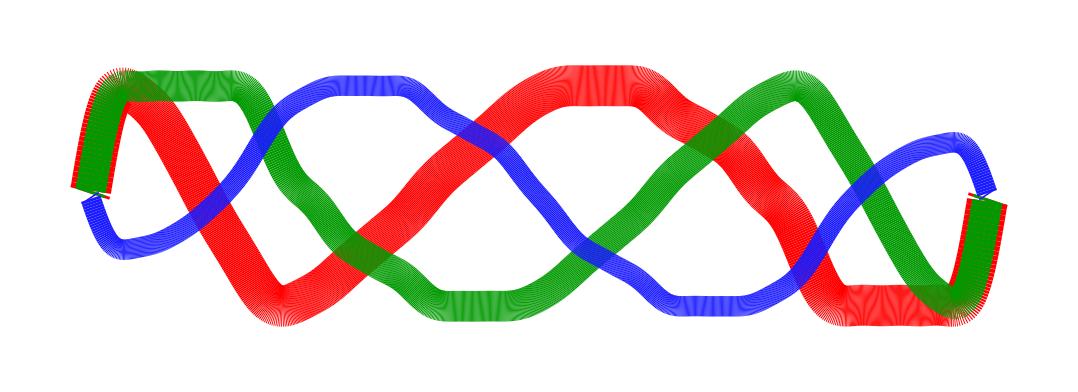
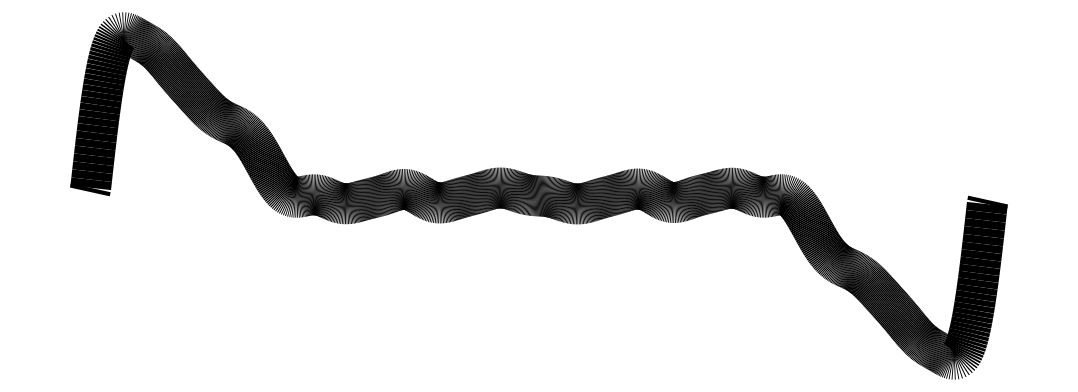
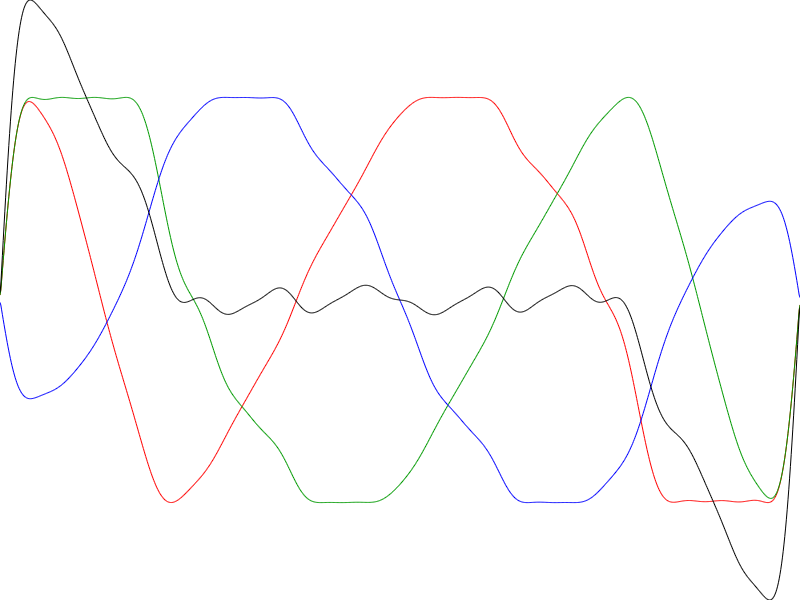

The MATLAB script that drew these images, in order:
clear all

wd = cd;
fpath = wd;

DataDir = '/opt/topspin2/data/DT/nmr';
% %DataDir = '/Users/daniel/NMRdata/AVII500/DT';
%ExpNam = 'qMASopt2'; expno = 4;
%ExpNam = 'uFA_RARE'; expno = 101;
ExpNam = 'DiffVACSY'; expno = 55;
fpath = [DataDir '/' ExpNam '/' num2str(expno)];

noptexport = 21; %number of terms in cos expansion, 1-21
d.Nt = 1000; %number of time steps

d.tE = 1;

d.q = 1;
d.zetam = acos(1/sqrt(3));
d.n = 1;

d.t = d.tE*linspace(0,1,d.Nt)';
d.dt = d.t(2)-d.t(1);

OptDat.Pin{21} = [5.2379e+00
   8.4677e+00
   7.0737e+00
   2.7426e-01
   1.6133e-01
   7.0668e-02
   3.4026e-02
   2.2751e-02
   2.3259e-02
   1.1676e-02
   9.2002e-03
   3.9455e-03
   2.0137e-03
   5.0465e-03
   3.6548e-03
   1.8225e-03
   8.1308e-04
   7.5379e-04
   1.0564e-03
   9.1826e-04
   4.7785e-05
   3.9031e-04
   1.3805e-04]'; %20, 27.8
OptDat.C{21} = 27.77/1000;
OptDat.Pin{20} = [5.2373e+00
   8.4678e+00
   7.0735e+00
   2.7424e-01
   1.6132e-01
   7.0484e-02
   3.3893e-02
   2.2677e-02
   2.3355e-02
   1.1735e-02
   9.1599e-03
   3.9651e-03
   1.9869e-03
   5.1037e-03
   3.7430e-03
   1.9201e-03
   7.6905e-04
   7.4381e-04
   1.0398e-03
   9.7037e-04
   9.5198e-05
   3.9969e-04]'; %19, 27.8
OptDat.C{20} = 27.77/1000;
OptDat.Pin{19} = [5.2353e+00
   8.4694e+00
   7.0703e+00
   2.7469e-01
   1.6193e-01
   7.0767e-02
   3.3266e-02
   2.2606e-02
   2.2951e-02
   1.2125e-02
   9.0037e-03
   3.6811e-03
   2.0978e-03
   4.9030e-03
   3.8877e-03
   1.9409e-03
   6.0821e-04
   6.1521e-04
   1.0807e-03
   9.2408e-04
   1.7800e-04]'; %18, 27.6
OptDat.C{19} = 27.6/1000;
OptDat.Pin{18} = [5.2360e+00
   8.4688e+00
   7.0704e+00
   2.7489e-01
   1.6222e-01
   7.1384e-02
   3.3069e-02
   2.2236e-02
   2.2691e-02
   1.2172e-02
   8.9856e-03
   3.5046e-03
   1.6320e-03
   5.0469e-03
   3.6804e-03
   1.9135e-03
   4.5715e-04
   4.7926e-04
   9.4316e-04
   1.0253e-03]'; %17, 27.6
OptDat.C{18} = 27.56/1000;
OptDat.Pin{17} = [5.2305e+00
   8.4737e+00
   7.0612e+00
   2.7521e-01
   1.6265e-01
   7.1544e-02
   3.2849e-02
   2.2905e-02
   2.1691e-02
   1.1734e-02
   9.2350e-03
   3.5961e-03
   2.1339e-03
   4.8607e-03
   3.5498e-03
   1.6839e-03
   3.9677e-04
   5.1834e-04
   1.2885e-03]'; %16, 27.3
OptDat.C{17} = 27.3/1000;
OptDat.Pin{16} = [5.2324e+00
   8.4712e+00
   7.0660e+00
   2.7587e-01
   1.6173e-01
   7.1735e-02
   3.3287e-02
   2.2757e-02
   2.0473e-02
   1.1643e-02
   8.3681e-03
   3.7837e-03
   1.7832e-03
   4.4313e-03
   2.8218e-03
   1.4962e-03
   4.6735e-04
   8.7021e-04]'; %15, 26.9
OptDat.C{16} = 26.9/1000;
OptDat.Pin{15} = [5.2308e+00
   8.4734e+00
   7.0618e+00
   2.7600e-01
   1.6105e-01
   7.2788e-02
   3.2508e-02
   2.2427e-02
   2.0514e-02
   1.1435e-02
   8.5087e-03
   3.7167e-03
   1.8034e-03
   4.1866e-03
   2.5490e-03
   1.7086e-03
   5.7349e-04]'; %14, 26.8
OptDat.C{15} = 26.8/1000;
OptDat.Pin{14} = [5.2278e+00
   8.4757e+00
   7.0567e+00
   2.7815e-01
   1.6302e-01
   7.2737e-02
   3.1678e-02
   2.2190e-02
   1.9680e-02
   1.0928e-02
   7.7427e-03
   2.7536e-03
   1.1218e-03
   3.7854e-03
   2.1485e-03
   1.1791e-03]'; %13, 26.7
OptDat.C{14} = 26.7/1000;
OptDat.Pin{13} = [5.2406e+00
   8.4649e+00
   7.0796e+00
   2.8175e-01
   1.6126e-01
   7.1031e-02
   3.1534e-02
   2.0129e-02
   2.0357e-02
   1.0878e-02
   7.2446e-03
   1.6984e-03
   6.9696e-04
   4.3223e-03
   2.4292e-03]'; %12, 26.7
OptDat.C{13} = 26.7/1000;
OptDat.Pin{12} = [5.2300e+00
   8.4735e+00
   7.0606e+00
   2.8171e-01
   1.6443e-01
   7.0894e-02
   3.0532e-02
   2.0142e-02
   2.0148e-02
   8.6315e-03
   5.4800e-03
   1.5009e-03
   1.0979e-03
   3.9612e-03]'; %11, 26.4
OptDat.C{12} = 26.4/1000;
OptDat.Pin{11} = [5.2120e+00
   8.4874e+00
   7.0300e+00
   2.8257e-01
   1.6649e-01
   6.5462e-02
   3.1271e-02
   2.4244e-02
   1.7856e-02
   5.1028e-03
   5.3748e-03
   2.5994e-03
   2.3175e-03]'; %10, 26.2
OptDat.C{11} = 26.2/1000;
OptDat.Pin{10} = [5.2063e+00
   8.4913e+00
   7.0211e+00
   2.8402e-01
   1.6689e-01
   6.8836e-02
   2.9798e-02
   2.2664e-02
   1.5068e-02
   5.9755e-03
   4.7838e-03
   1.6639e-03]'; %9, 25.7
OptDat.C{10} = 25.7/1000;
OptDat.Pin{9} = [5.1977e+00
   8.4978e+00
   7.0074e+00
   2.8409e-01
   1.6755e-01
   7.1641e-02
   2.7618e-02
   2.2720e-02
   1.5443e-02
   6.9098e-03
   4.8846e-03]'; %8, 25.4
OptDat.C{9} = 25.42/1000;
OptDat.Pin{8} = [5.1660e+00
   8.5179e+00
   6.9553e+00
   2.8469e-01
   1.7999e-01
   6.6429e-02
   2.5499e-02
   2.1691e-02
   1.4758e-02
   5.9106e-03]'; %7, 25.5
OptDat.C{8} = 25.46/1000;
OptDat.Pin{7} = [5.2035e+00
   8.4924e+00
   7.0185e+00
   2.9540e-01
   1.7274e-01
   5.7517e-02
   2.3512e-02
   1.8395e-02
   1.4822e-02]'; %6, 25.5
OptDat.C{7} = 25.46/1000;
OptDat.Pin{6} = [5.1926e+00
   8.4982e+00
   7.0038e+00
   2.9709e-01
   1.6781e-01
   6.3047e-02
   2.4819e-02
   1.8368e-02]'; %5, 23.2
OptDat.C{6} = 23.2/1000;
OptDat.Pin{5} = [5.2559e+00
   8.4469e+00
   7.1176e+00
   3.0736e-01
   1.4987e-01
   5.2455e-02
   2.5087e-02]'; %4, 22.3
OptDat.C{5} = 22.3/1000;
OptDat.Pin{4} = [5.2109e+00
   8.4752e+00
   7.0555e+00
   3.2086e-01
   1.4212e-01
   3.5750e-02]'; %3, 20.7
OptDat.C{4} = 20.7/1000;
OptDat.Pin{3} = [5.2273e+00
   8.4748e+00
   7.0570e+00
   3.2999e-01
   1.2902e-01]'; %2, 19.4
OptDat.C{3} = 19.4/1000;
OptDat.Pin{2} = [5.2733e+00
   8.4127e+00
   7.1596e+00
   3.3535e-01]'; %1, 12.1
OptDat.C{2} = 12.1/1000;
OptDat.Pin{1} = [5.1419e+00
   8.5325e+00
   6.9152e+00]'; %0, 3.5
OptDat.C{1} = 3.5/1000;


Nopt = 21;


for nopt = 1:Nopt
    Pin = OptDat.Pin{nopt};

    psi0 = Pin(1);
    theta = Pin(2);
    phi = Pin(3);
    aF = Pin(4:length(Pin));
    aF = [1-sum(aF) aF];

    F = zeros(size(d.t));

    for na = 1:length(aF)
        F = F + aF(na)*.5*(1-cos(na*2*pi*d.t/d.tE));
    end

    F = F/max(F);

    qt = d.q*F;
    td = sum(F.^2*d.dt);
    psirate = 2*pi*d.n/td*F.^2;
    psi = psi0 + cumsum(psirate*d.dt);

    qx = qt.*sin(d.zetam).*cos(psi);
    qy = qt.*sin(d.zetam).*sin(psi);
    qz = qt.*cos(d.zetam);

    gx = gradient(qx)/d.dt;
    gy = gradient(qy)/d.dt;
    gz = gradient(qz)/d.dt;

    gxold = gx; gzold = gz;
    gx = gxold*cos(theta) + gzold*sin(theta);
    gz = gzold*cos(theta) - gxold*sin(theta);

    gxold = gx; gyold = gy;
    gx = gxold*cos(phi) - gyold*sin(phi);
    gy = gyold*cos(phi) + gxold*sin(phi);

    gxold = gx; gyold = gy; gzold = gz;
    gx = gxold; gy = -gzold; gz = gyold;

    gr = sqrt(gx.^2 + gy.^2 + gz.^2);
    gt = gradient(qt)/d.dt;

    qx = cumsum(gx*d.dt);
    qy = cumsum(gy*d.dt);
    qz = cumsum(gz*d.dt);
    qr = sqrt(qx.^2 + qy.^2 + qz.^2);

    b = sum(qr.^2*d.dt);
    maxg = max(abs([gx; gy; gz; gt]));

    OptDat.G.x{nopt} = gx/maxg;
    OptDat.G.y{nopt} = gy/maxg;
    OptDat.G.z{nopt} = gz/maxg;
    OptDat.G.r{nopt} = gt/maxg;
    
    OptDat.energy{nopt} = 1/d.Nt/3*(sum((gx/maxg).^2) + sum((gy/maxg).^2) + sum((gz/maxg).^2));
end

Cvector = zeros(Nopt,1);
for nopt = 1:Nopt
    Cvector(nopt,1) = OptDat.C{nopt};
    Evector(nopt,1) = OptDat.energy{nopt};
end

nopt = noptexport;
G.x = OptDat.G.x{nopt};
G.y = OptDat.G.y{nopt};
G.z = OptDat.G.z{nopt};
G.r = OptDat.G.r{nopt};

lw = 5;
figure(1), clf
axh1 = axes('position',[0 0 1 1])
ph1 = plot(d.t,G.x,d.t,G.y,d.t,G.z,d.t,G.r);
axis tight
axis off
set(ph1,'LineStyle','-',{'Color'},{[1 0 0];[0 .6 0];[0 0 1];[0 0 0]})

lw = 30;
figure(2), clf
axh1 = axes('position',[0 0 1 1]);
ph1 = plot(d.t,G.x,d.t,G.y,d.t,G.z);
axis tight
axis off
set(ph1,'LineStyle','-',{'Color'},{[1 0 0];[0 .6 0];[.1 .1 1]})
set(ph1(1),'LineWidth',lw)
set(ph1(2),'LineWidth',.75*lw)
set(ph1(3),'LineWidth',.5*lw)
set(axh1,'YLim',1.2*[-1 1],'XLim',[-.1 1.1])

set(gcf, 'PaperPosition', [0 0 11 4],'PaperSize', [11 4]); 
eval(['print OptiCube_GxGyGz.pdf -dpdf'])

figure(4), clf
axh1 = axes('position',[0 0 1 1]);
ph1 = plot(d.t,G.r);
axis tight
axis off
set(ph1,'LineStyle','-',{'Color'},{[0 0 0]})
set(ph1(1),'LineWidth',lw)
set(axh1,'YLim',1.2*[-1 1],'XLim',[-.1 1.1])

set(gcf, 'PaperPosition', [0 0 11 4],'PaperSize', [11 4]); 
eval(['print OptiCube_Gdir -dpdf'])

return
fname = ['qMASx'];
fidx = fopen([fpath '/' fname],'w');
fname = 'qMASx.txt';
fidxtxt = fopen([fpath '/' fname],'w');
fname = ['qMASy'];
fidy = fopen([fpath '/' fname],'w');
fname = 'qMASy.txt';
fidytxt = fopen([fpath '/' fname],'w');
fname = ['qMASz'];
fidz = fopen([fpath '/' fname],'w');
fname = 'qMASz.txt';
fidztxt = fopen([fpath '/' fname],'w');
fname = ['qMASr'];
fidr = fopen([fpath '/' fname],'w');
fname = 'qMASr.txt';
fidrtxt = fopen([fpath '/' fname],'w');

text.header = {
{'##TITLE= Optimized q-MAS'};
{'##JCAMP-DX= 5.00 Bruker JCAMP library'}
{'##DATA TYPE= Shape Data'}
{'##ORIGIN= Bruker Analytik GmbH'}
{'##OWNER= <nmrsu>'}
{'##DATE= xx'}
{'##TIME= xx'}
{'##MINX= 0'}
{'##MAXX= 1'}
{'##MINY= 0'}
{'##MAXY= 1'}
{'##$SHAPE_EXMODE= Gradient'}
{'##$SHAPE_TOTROT= 0'}
{'##$SHAPE_BWFAC= 0'}
{'##$SHAPE_INTEGFAC= 0'}
{'##$SHAPE_MODE= 0'}};

[Nlines, dummy] = size(text.header);

for nline = 1:Nlines
    fprintf(fidx,'%s\n',text.header{nline}{1});
    fprintf(fidy,'%s\n',text.header{nline}{1});
    fprintf(fidz,'%s\n',text.header{nline}{1});
    fprintf(fidr,'%s\n',text.header{nline}{1});
end


fprintf(fidx,'%s\n',['##NPOINTS=' num2str(d.Nt)]);
fprintf(fidx,'%s\n',['##XYDATA= (X++(Y..Y))']);
fprintf(fidy,'%s\n',['##NPOINTS=' num2str(d.Nt)]);
fprintf(fidy,'%s\n',['##XYDATA= (X++(Y..Y))']);
fprintf(fidz,'%s\n',['##NPOINTS=' num2str(d.Nt)]);
fprintf(fidz,'%s\n',['##XYDATA= (X++(Y..Y))']);
fprintf(fidr,'%s\n',['##NPOINTS=' num2str(d.Nt)]);
fprintf(fidr,'%s\n',['##XYDATA= (X++(Y..Y))']);

for nG = 1:length(G.x)
    fprintf(fidx,'%f\n',G.x(nG));
    fprintf(fidxtxt,'%f\n',G.x(nG));
    fprintf(fidy,'%f\n',G.y(nG));
    fprintf(fidytxt,'%f\n',G.y(nG));
    fprintf(fidz,'%f\n',G.z(nG));
    fprintf(fidztxt,'%f\n',G.z(nG));
    fprintf(fidr,'%f\n',G.r(nG));
    fprintf(fidrtxt,'%f\n',G.r(nG));
end


fprintf(fidx,'%s\n',['##END']);
fprintf(fidy,'%s\n',['##END']);
fprintf(fidz,'%s\n',['##END']);
fprintf(fidr,'%s\n',['##END']);

fclose(fidx);
fclose(fidy);
fclose(fidz);
fclose(fidr);
fclose(fidxtxt);
fclose(fidytxt);
fclose(fidztxt);
fclose(fidrtxt);
